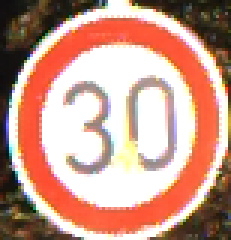
#> input picture test_reconocimiento/01-00002.ppm, 77 x 80 px (shown 3 times larger); its folder holds only this picture in this run
$ python -i CharacteristicsExtractorLBP.py   (imports and definitions only)
#> lines starting #> are read from the running program, lines starting #| are printed output that depends on the picture
import numpy as np
import cv2 as cv
import os
from ComputedImage import ComputedImage
from skimage import feature
class CharacteristicsExtractorLBP:
    def extract_characteristics_vector(self, path_image):
        # extraer característica dada la ruta de una imagen
#> called with path_image = 'test_reconocimiento/01-00002.ppm'
        print(path_image)
        #lee la imagen
        img = cv.imread(path_image, 1)
#> img is the input picture: shape (80, 77, 3); mean B, G, R 138.5, 154.3, 199.4
        imgCopy = img.copy()

        #pasa la imagen a niveles de gris
        imgCopy = cv.cvtColor(imgCopy, cv.COLOR_BGR2GRAY)
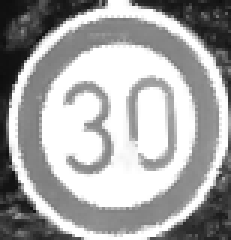
#> imgCopy: shape (80, 77) (shown 3 times larger); min 13, max 255, mean 166
        dst = imgCopy.copy()

        #equaliza la imagen
        cv.equalizeHist(dst, dst)
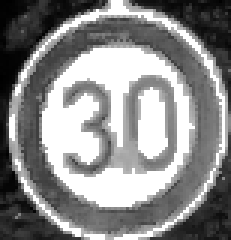
#> dst: shape (80, 77) (shown 3 times larger); min 0, max 255, mean 137.9

        # cambia el tamaña a 32x32
        dst= cv.resize(dst, (32, 32), interpolation=cv.INTER_LINEAR)
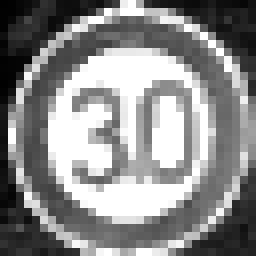
#> dst: shape (32, 32) (shown 8 times larger); min 1, max 255, mean 138.2

        num_points=16
        radio=11
        lbp=feature.local_binary_pattern(dst,num_points,radio, method="uniform")
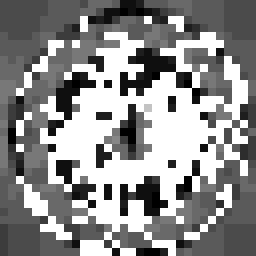
#> lbp: shape (32, 32) float64 (shown 8 times larger); min 0, max 17, mean 9.36; drawn with min black and max white
        (hist,_) = np.histogram(lbp.ravel(),bins=np.arange(0, num_points+ 3),range=(0, num_points+ 2))
#> hist = 18 values, max 367 at index 17, min 0 at index 10, mean 56.89

		# normaliza el histograma
        hist = hist.astype("float")
        hist /= (hist.sum() + 1e-7)
#> hist = 18 values, max 0.358 at index 17, min 0 at index 10, mean 0.0556
        #hist=feature.canny(dst,sigma=3)
        #extrae el vector de caracteristicas
        """
        hog = cv.HOGDescriptor(_winSize=(32, 32), _blockSize=(16, 16), _blockStride=(8, 8), _cellSize=(8, 8), _nbins=9)
        # winStride -> Se aconseja el doble del blockStride
        winStride = (16, 16)
        padding = (8, 8)
        hist = hog.compute(dst,winStride,padding)
        """

        return hist

    # [48 lines left out: function extract_characteristics_vectors, not called in this run]

>>> result = CharacteristicsExtractorLBP().extract_characteristics_vector('test_reconocimiento/01-00002.ppm')
#> result has the same summary as hist in extract_characteristics_vector
